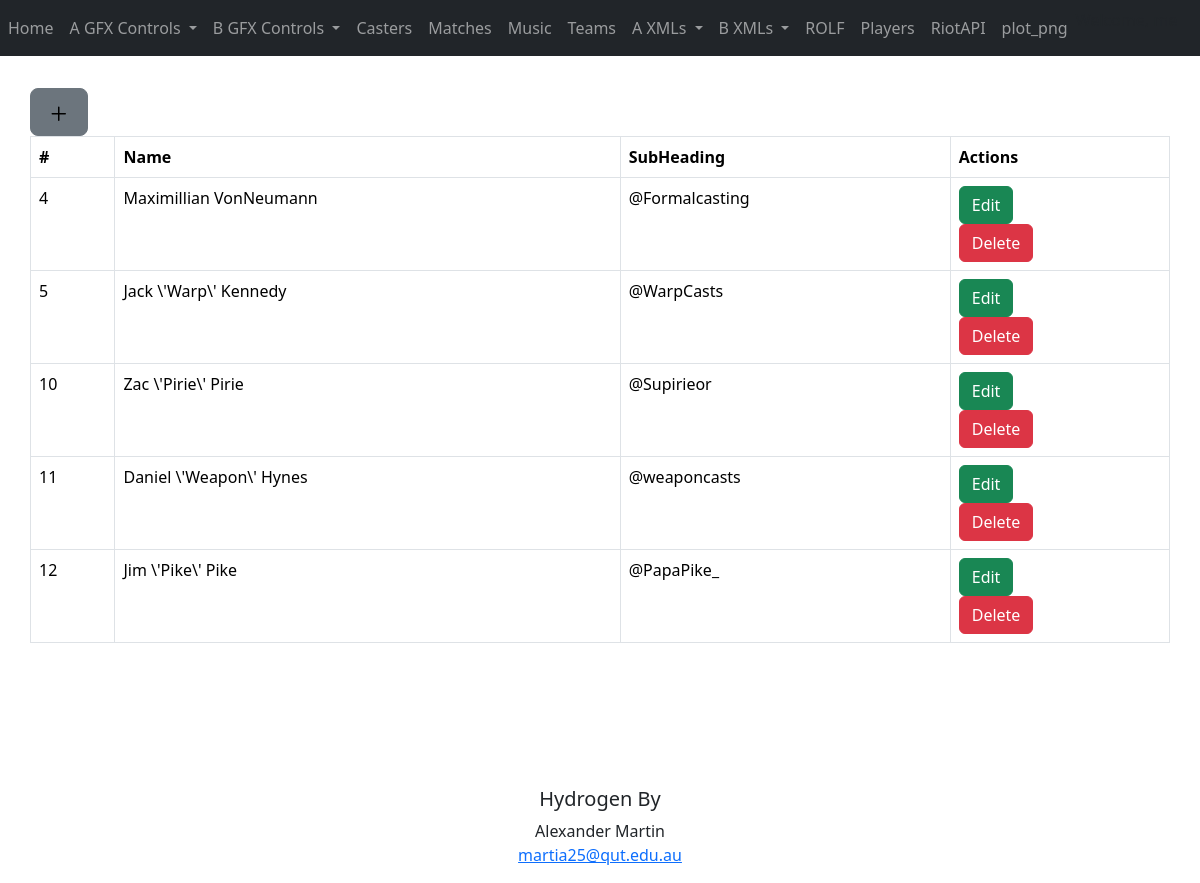
Before: /Casters/ with the older database file.
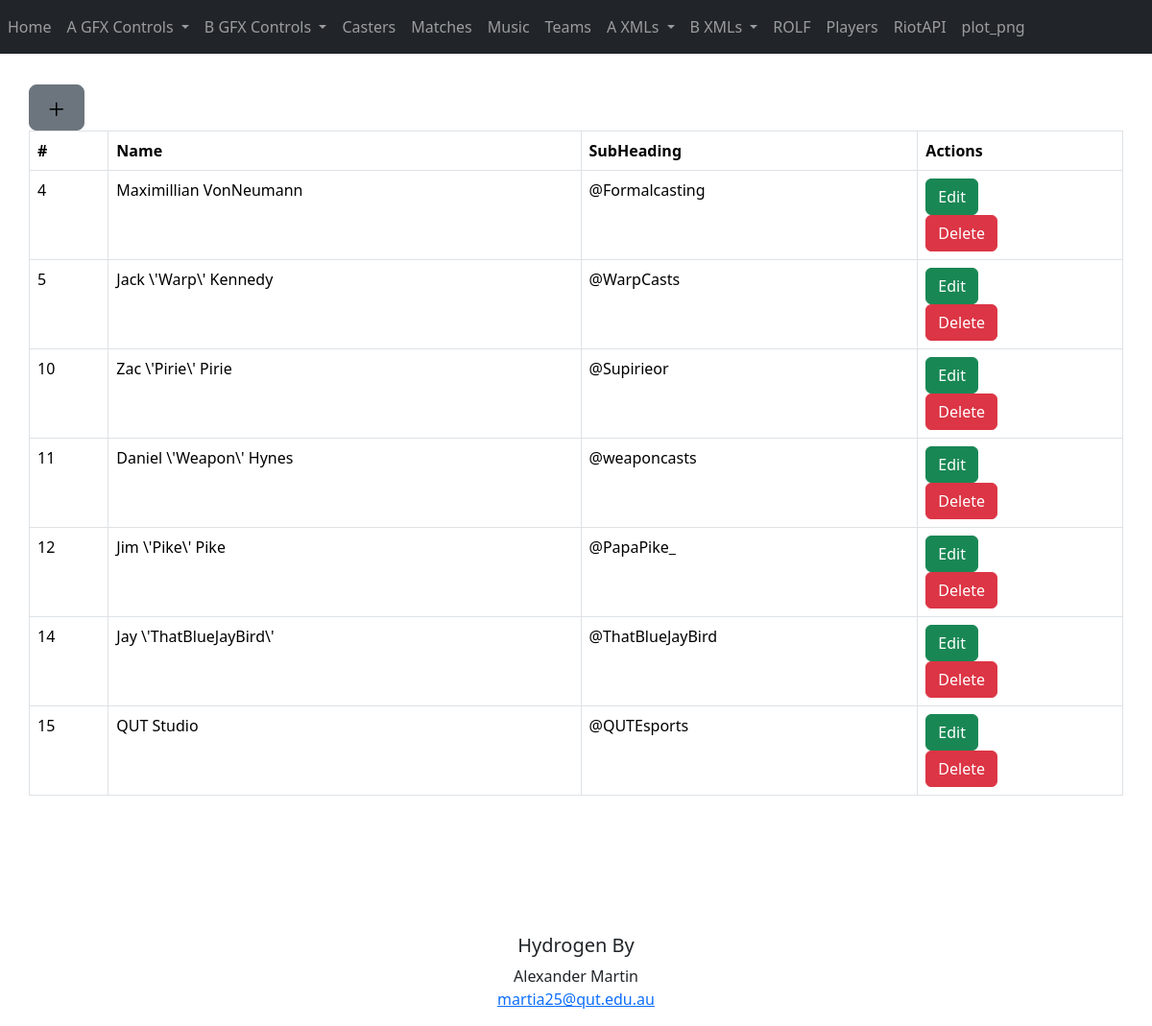
After: the same page with the newer database file.
### App/models.py (models this page shows)
class Casters(db.Model):
    __tablename__="Casters"
    id = db.Column(db.Integer, primary_key=True)
    name = db.Column(db.String(64))
    subname = db.Column(db.String(64))

### App/BluePrints/CastersBP.py (the view)
@bp.route('/Casters/')
def casters():
    data = Casters.query.all()
    return render_template('Casters/Casters.html', headings = headings.CasterHeadings , data = data)

### App/templates/Casters/Casters.html (shortened to what this page needs)
{% extends "Base.html" %}
{% import "bootstrap/wtf.html" as wtf %}
{% block content %}
<div class="container">
    <div>
        <a type="button" class="btn btn-secondary btn-lg btn-block" href={{url_for('CastersBP.castersadd')}}><img src="../static/img/plus.svg"></a>
    </div>
  <div class="row">
    <div class="col-12">
      <table class="table table-bordered">
        <thead>
          <tr>
            {% for header in headings%}
            <th scope="col">{{ header }}</th>
            {% endfor %}
          </tr>
        </thead>
        <tbody>
            {% for caster in data%}
                <tr>
                    <td>
                        {{caster.id}}
                    </td>
                    <td>
                        {{caster.name}}
                    </td>
                    <td>
                        {{caster.subname}}
                    </td>
                    <td>
                      <button type="button" class="btn btn-success" onclick="Edit('{{caster.id}}')">Edit</button>
                      <button type="button" class="btn btn-danger" onclick="Del('{{caster.id}}')">Delete</button>
                    </td>
                </tr>
            {% endfor %}
        </tbody>
      </table>
    </div>
  </div>
</div>
{% endblock %}

### App/templates/Base.html (shortened to what this page needs)
<!doctype html>
<html lang="en">
  <head>
	<link href="https://cdn.jsdelivr.net/npm/bootstrap@5.3.2/dist/css/bootstrap.min.css" rel="stylesheet">
  </head>
  <body>
	<nav class="navbar navbar-expand-lg navbar-dark bg-dark">
		<div class="position-relative" id="navbarSupportedContent">
			<ul class="navbar-nav mr-auto">
				<li class="nav-item active">
					<a class="nav-link" href={{url_for('main.index')}}>Home</a>
				</li>
				<li class="nav-item dropdown">
					<div class="dropdown">
						<a class="nav-link dropdown-toggle" type="button" data-bs-toggle="dropdown" aria-expanded="false">
							A GFX Controls
						</a>
					</div>
				</li>
				<li class="nav-item dropdown">
					<div class="dropdown">
						<a class="nav-link dropdown-toggle" type="button" data-bs-toggle="dropdown" aria-expanded="false">
							B GFX Controls
						</a>
					</div>
				</li>
				<li class="nav-item"><a class="nav-link" href={{url_for('CastersBP.casters')}}>Casters</a></li>
				<li class="nav-item"><a class="nav-link" href={{url_for('MatchesBP.match')}}?time=hour>Matches</a></li>
				<li class="nav-item"><a class="nav-link" href={{url_for('MusicBP.music')}}>Music</a></li>
				<li class="nav-item"><a class="nav-link" href={{url_for('TeamsBP.teams')}}>Teams</a></li>
				<li class="nav-item dropdown">
					<div class="dropdown">
						<a class="nav-link dropdown-toggle" type="button" data-bs-toggle="dropdown" aria-expanded="false">
							A XMLs
						</a>
					</div>
				</li>
				<li class="nav-item dropdown">
					<div class="dropdown">
						<a class="nav-link dropdown-toggle" type="button" data-bs-toggle="dropdown" aria-expanded="false">
							B XMLs
						</a>
					</div>
				</li>
				<li class="nav-item"><a class="nav-link" href={{url_for('ROLFBP.rolf')}}>ROLF</a></li>
				<li class="nav-item"><a class="nav-link" href={{url_for('PlayersBP.players')}}>Players</a></li>
				<li class="nav-item"><a class="nav-link" href={{url_for('main.RiotAPI')}}>RiotAPI</a></li>
				<li class="nav-item"><a class="nav-link" href={{url_for('Plot.plot_png')}}>plot_png</a></li>
				<li class="nav-item nav=link disabled text-muted" href = "#">
					<span>Welcome, me</span>
				</li>
			</ul>
		</div>
    </nav>
    {% block content %}
    {% endblock %}
    <footer>
		<center>
		<br>
		<br>
		<br>
		<br>
		<h5>Hydrogen By</h5>
        <p>Alexander Martin<br>
		<a href="n10625194@qut.edu.au">martia25@qut.edu.au</a></p>
		</center>
      </footer>
  </body>
</html>

### App/templates/Casters/Casters.html (style rules this page uses)
.container { padding: 2rem 0rem; }

Changed rows visible on the page:
added Casters: id "14", name "Jay \\'ThatBlueJayBird\\'", subname "@ThatBlueJayBird"
added Casters: id "15", name "QUT Studio", subname "@QUTEsports"
